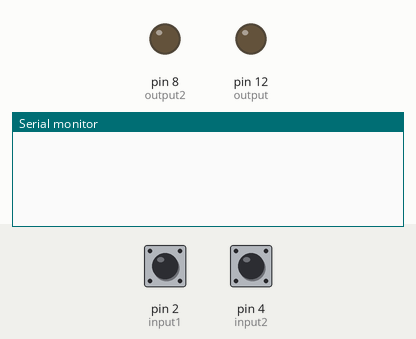
Recording of a sketch running on a simulated Arduino Uno, built with avr-gcc and run on an emulated ATmega328P. On the bench: output pins drawn as LEDs (lit = HIGH), the last lines printed to the serial monitor. Inputs (shaded band) come from the test bench; at power-on: pin 2 (input1) HIGH, pin 4 (input2) HIGH.

Above: at 1.2 s.
1.3 s: pin 2 (input1) pulled LOW for 0.15 s
At 2.3 s:
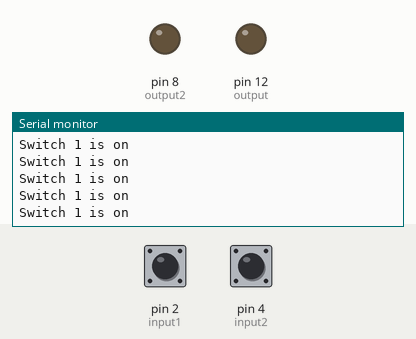
2.9 s: pin 4 (input2) pulled LOW for 0.15 s
At 4.2 s:
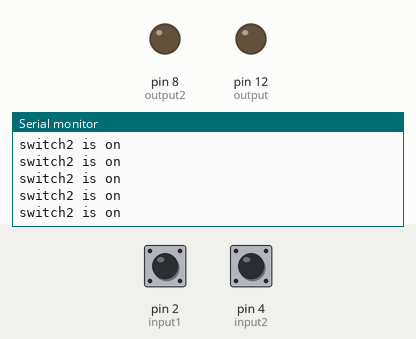
4.5 s: pin 2 (input1) driven LOW and pin 4 (input2) driven LOW
At 5.1 s:
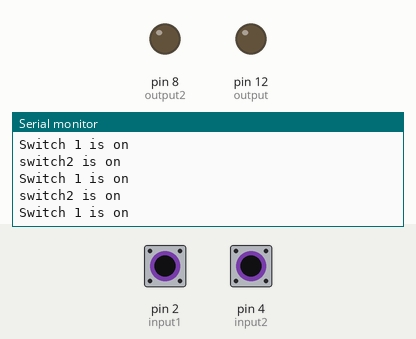

Measured:
- after the input at 1.3 s, the serial monitor: prints a new line at once (image 1)
- after the input at 2.9 s, the serial monitor: prints a new line at once (image 2)

The sketch:

version1.ino
```cpp
const int input1  = 2;
const int input2 = 4;
const int output = 12;
const int output2 = 8;


void setup() {
  // put your setup code here, to run once:
  pinMode(input1, INPUT);
  pinMode(input2, INPUT);
  pinMode(output, OUTPUT);
  pinMode(output2,OUTPUT);
  digitalWrite(input1, HIGH);
  digitalWrite(input2, HIGH);
  Serial.begin(9600);


}

void loop() {
  // put your main code here, to run repeatedly:


  int reading = digitalRead(input1);
  int reading2 = digitalRead(input2);


  if (reading == LOW) {
    Serial.println("Switch 1 is on");
  }

  if (reading2 == LOW) {
    Serial.println("switch2 is on");

  }


}
///Serial.println(reading2);
```
